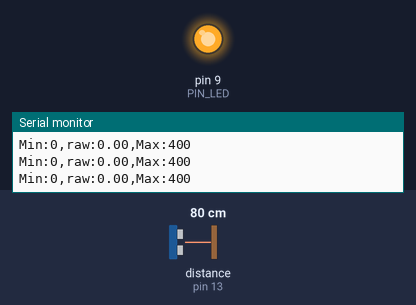
This sketch was run on a simulated Arduino Uno, built with avr-gcc and run on an emulated ATmega328P. On the bench: output pins drawn as LEDs (lit = HIGH), the last lines printed to the serial monitor. Wiring (inferred from the names in the program): ultrasonic range finder: trigger pin 12; echo pin 13. The test bench sets the inputs (shaded band); at power-on: distance to the obstacle (sensor on pin 13) 80 cm. The echo pulse lasts 58.3 µs per cm; pins used as bus, display or sensor lines are not drawn.

Above: at 1.2 s.
1.3 s: distance to the obstacle (sensor on pin 13) set to 18 cm
At 3.8 s:
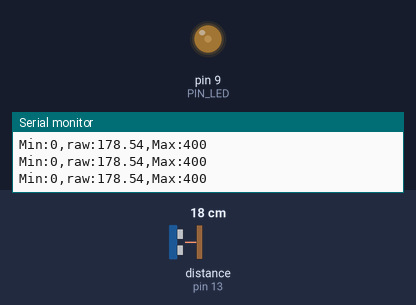
4.3 s: distance to the obstacle (sensor on pin 13) set to 2 cm
At 5.1 s:
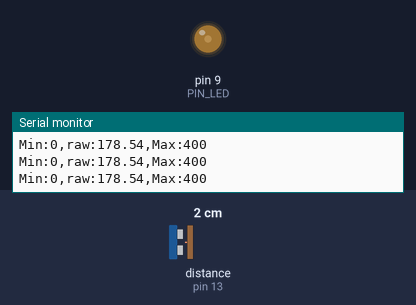
Timing chart, 0 to 7.3 s (numbered marks = the images above; inputs shaded):
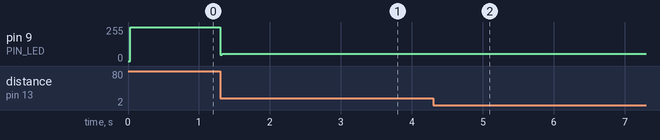

The sketch:

08_example_2_08P20.ino
```cpp
// to Use the Absolute value
#include<math.h>

// Arduino pin assignment
#define PIN_LED 9
#define PIN_TRIG 12
#define PIN_ECHO 13

// configurable parameters
#define SND_VEL 346.0 // sound velocity at 24 celsius degree (unit: m/s)
#define INTERVAL 25 // sampling interval (unit: ms)
#define _DIST_MIN 100 // minimum distance to be measured (unit: mm)
#define _DIST_MAX 300 // maximum distance to be measured (unit: mm)

// global variables
float timeout; // unit: us
float dist_min, dist_max, dist_raw; // unit: mm
unsigned long last_sampling_time; // unit: ms
float scale; // used for pulse duration to distance conversion
float dist_bef; // before distance

void setup() {
// initialize GPIO pins
  pinMode(PIN_LED,OUTPUT);
  pinMode(PIN_TRIG,OUTPUT);
  digitalWrite(PIN_TRIG, LOW);
  pinMode(PIN_ECHO,INPUT);

// initialize USS related variables
  dist_min = _DIST_MIN;
  dist_max = _DIST_MAX;
  timeout = (INTERVAL / 2) * 1000.0; // precalculate pulseIn() timeout value. (unit: us)
  dist_raw = 0.0; // raw distance output from USS (unit: mm)
  scale = 0.001 * 0.5 * SND_VEL;

// initialize serial port
  Serial.begin(57600);

// initialize last sampling time
  last_sampling_time = 0;
}

void loop() {
// wait until next sampling time.
// millis() returns the number of milliseconds since the program started. Will overflow after 50 days.
  if(millis() < last_sampling_time + INTERVAL) return;

// get a distance reading from the USS
  dist_raw = USS_measure(PIN_TRIG,PIN_ECHO);
  if (dist_raw == 0){
    dist_raw = dist_bef;
  }
  else {
    dist_bef = dist_raw;
  }
// output the read value to the serial port
  Serial.print("Min:0,");
  Serial.print("raw:");
  Serial.print(dist_raw);
  Serial.print(",");
  Serial.println("Max:400");

// turn on the LED if the distance is between dist_min and dist_max
  analogWrite(PIN_LED, fabs(2.55 * dist_raw -510));

// update last sampling time
  last_sampling_time += INTERVAL;
}

// get a distance reading from USS. return value is in millimeter.
float USS_measure(int TRIG, int ECHO)
{
  float reading;
  digitalWrite(TRIG, HIGH);
  delayMicroseconds(10);
  digitalWrite(TRIG, LOW);
  reading = pulseIn(ECHO, HIGH, timeout) * scale; // unit: mm
  if(reading < dist_min || reading > dist_max) reading = 0.0; // return 0 when out of range.
  return reading;
  // Pulse duration to distance conversion example (target distance = 17.3m)
  // - round trip distance: 34.6m
  // - expected pulse duration: 0.1 sec, or 100,000us
  // - pulseIn(ECHO, HIGH, timeout) * 0.001 * 0.5 * SND_VEL
  //           = 100,000 micro*sec * 0.001 milli/micro * 0.5 * 346 meter/sec
  //           = 100,000 * 0.001 * 0.5 * 346 * micro * sec * milli * meter
  //                                           ----------------------------
  //                                           micro * sec
  //           = 100 * 173 milli*meter = 17,300 mm = 17.3m
  // pulseIn() returns microseconds.
}
```

Measured:
- after the input at 1.3 s, pin 9 (PIN_LED): 255/255 → 46/255 at once, then repeats every 1.0 s: 3 × (55/255 0.03 s, 54/255 0.02 s), 55/255 0.02 s, 54/255 0.05 s, 55/255 0.03 s, 54/255 0.02 s, 55/255 0.02 s, 54/255 0.72 s
- after the input at 4.3 s, pin 9 (PIN_LED): stops changing and stays 54/255
